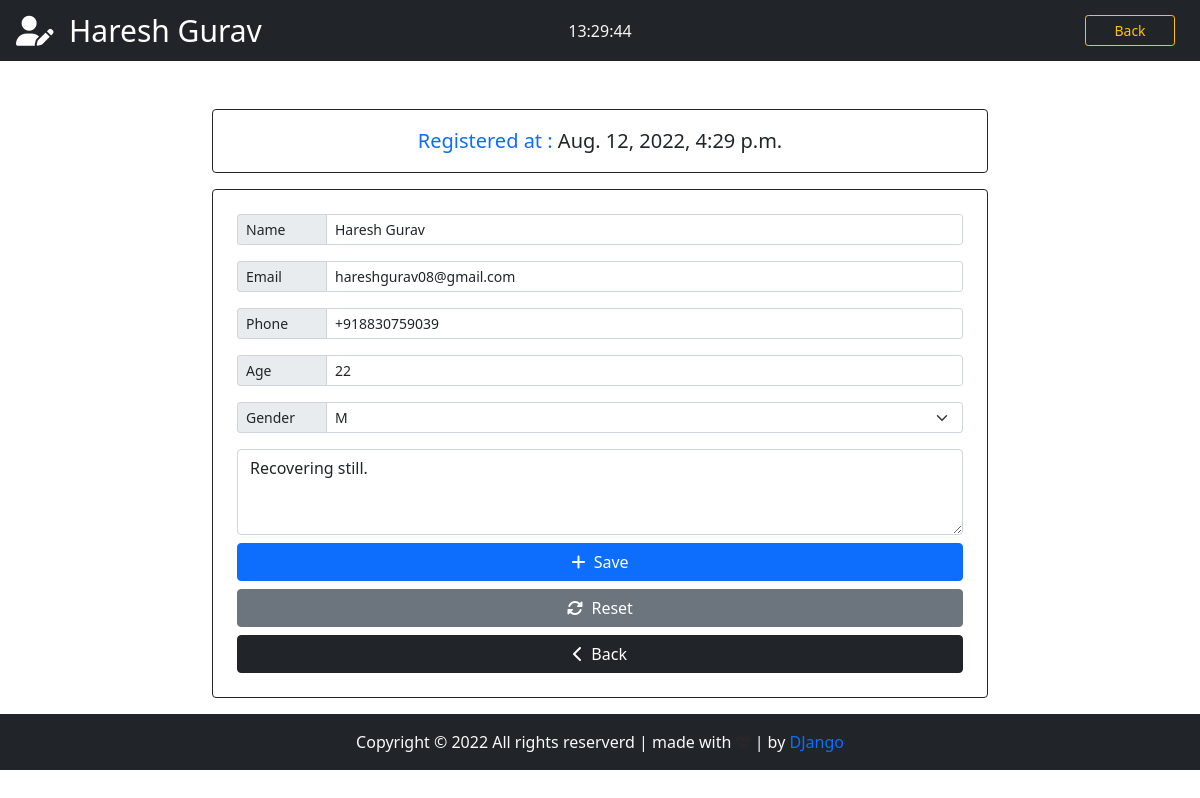
Screenshot of /patient/2 (signed in) with the database file from the repository.
### App/models.py (models this page shows, shortened)
class Patient(models.Model):
    GENDER = (
        ('M', 'M'),
        ('F', 'F'),
        ('T', 'T')
    )
    id = models.IntegerField(primary_key=True)
    name = models.CharField(max_length=50)
    email = models.EmailField(max_length=50)
    phone = PhoneNumberField()
    age = models.CharField(max_length=3)
    gender = models.CharField(max_length=7, choices=GENDER)
    created_on = models.DateTimeField(auto_now_add=True)
    note = models.TextField(blank=True)

### App/views.py (the view)
# urls.py: path('patient/<str:patient_id>', views.patient, name='patient'),
@cache_control(no_cache=True, must_revalidade=True, no_store=True)
@login_required(login_url="login")
def patient(request, patient_id):
    patient = Patient.objects.get(id=patient_id)
    if patient != None:
        return render(request, 'edit.html', {'patient' : patient})

### App/templates/edit.html (shortened to what this page needs)
{% extends 'add.html' %}
{% block nav-brand %}
    <i class="fas fa-user-pen"></i>&nbsp; {{ patient.name }}
{% endblock nav-brand %}
{% block addTitle %}
Registered at : <span class="text-dark">{{ patient.created_on }}</span>
{% endblock %}
{% block Reset %}
<button type='reset' class="btn btn-secondary"><i class="fas fa-sync-alt"></i>&nbsp; Reset</button>
{% endblock %}
{% block formaction %}
action='/edit_patient/'
{% endblock %}
{% block NameValue %} value="{{ patient.name }}"{% endblock NameValue %}
{% block EmailValue %} value = {{ patient.email }} {% endblock EmailValue %}
{% block PhoneValue %} value = {{ patient.phone }} {% endblock PhoneValue %}
{% block AgeValue %} value = {{ patient.age }} {% endblock AgeValue %}
{% block NoteValue %}{{ patient.note }}{% endblock NoteValue %}
{% block GenderOption %}
<option value="{{ patient.gender }}" style="background-color: gray; color: whitesmoke;">{{ patient.gender }}</option>
{% endblock %}
{% block Addbtn %}
    <button type="submit" class="form-group btn btn-primary">
        <i class="fas fa-plus"></i>&nbsp; Save
    </button>
{% endblock %}

### App/templates/add.html (shortened to what this page needs)
{% extends 'base.html' %}
{% block btn-nav %}
    <a href="{% url 'backend' %}" class="btn btn-outline-warning btn-sm" id="btn-nav">Back</a>
{% endblock btn-nav %}
{% block time %}
<div class="col-sm">
    <center>
        <span id="clock"></span>
    </center>
</div>
{% endblock time %}
{% block data1 %}
<div class="container-fluid">
    <div class="row d-flex justify-content-center">
        <div class="col-md-8">
            <div class="card card-body border-dark text-primary mt-md-5">
                <span class="text-center fs-5">{% block addTitle %}Fill out the form{% endblock %}</span>
            </div>
            <form {% block formaction %} action="/add_patient/"{% endblock %} method="post" autocomplete="off" enctype="multipart/form-data"
            class="card border-dark p-md-4 p-sm-2 mt-md-3 mb-3">
            <div class="input-group input-group-sm mb-3">
                <span class="input-group-text side-label">Name</span>
                <input type="text" name="name" id='name' maxlength="40" placeholder="First and Last name of Patient" class="form-control" {% block NameValue %}{% endblock %}>
            </div>
            <div class="input-group input-group-sm mb-3">
                <span class="input-group-text side-label">Email</span>
                <input type="email" name="email" id="email" maxlength="40" class="form-control" {% block EmailValue %}{% endblock %}>
            </div>
            <div class="input-group input-group-sm mb-3">
                <span class="input-group-text side-label">Phone</span>
                <input type="text" name="phone" id="phone" class="form-control" {% block PhoneValue %}{% endblock %}>
            </div>
            <div class="input-group input-group-sm mb-3">
                <span class="input-group-text side-label">Age</span>
                <input type="text" name="age" id="age" maxlength="3" class="form-control" {% block AgeValue %}{% endblock %}>
            </div>
            <div class="input-group input-group-sm mb-3">
                <label class="input-group-text side-label">Gender</label>
                <select class="form-select" name="gender" id="gender">
                    {% block GenderOption %}{% endblock %}
                </select>
            </div>
            <div class="form-group">
                <textarea name="note"  rows="3" class="form-control" maxlength="150" placeholder="Description is optional">{% block NoteValue %}{% endblock %}</textarea>
            </div>
            <div class="d-grid gap-2 mt-2">
                {% block Addbtn %}{% endblock %}
                {% block Reset %}{% endblock %}
                <a href="{% url 'backend' %}" class="btn btn-dark"><i class="fas fa-chevron-left"></i>&nbsp; Back</a>
            </div>
            </form>
        </div>
    </div>
</div>
{% endblock data1 %}

### App/static/css/style.css (style rules this page uses)
body { padding: 0; margin: 0; max-height: 100vh; }
#btn-nav { width: 90px; float: right; margin-right: 25px; }
.side-label { width: 90px; }
#clock { color: whitesmoke; }

### rows the page displays
Patient: name "Haresh Gurav", created_on "Aug. 12, 2022, 4:29 p.m.", email "hareshgurav08@gmail.com", phone "+918830759039", age "22", gender "M", note "Recovering still."
